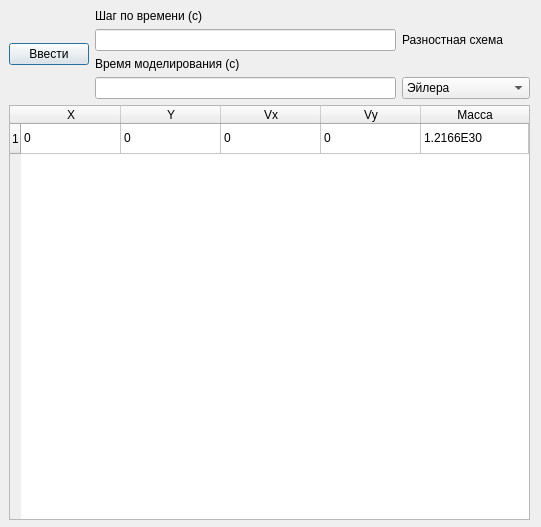
<?xml version="1.0" encoding="UTF-8"?>
<ui version="4.0">
 <class>Dialog</class>
 <widget class="QDialog" name="Dialog">
  <property name="geometry">
   <rect>
    <x>0</x>
    <y>0</y>
    <width>541</width>
    <height>527</height>
   </rect>
  </property>
  <property name="sizePolicy">
   <sizepolicy hsizetype="Expanding" vsizetype="Expanding">
    <horstretch>0</horstretch>
    <verstretch>0</verstretch>
   </sizepolicy>
  </property>
  <property name="windowTitle">
   <string>Параметры системы</string>
  </property>
  <widget class="QWidget" name="verticalLayoutWidget">
   <property name="geometry">
    <rect>
     <x>9</x>
     <y>9</y>
     <width>521</width>
     <height>511</height>
    </rect>
   </property>
   <layout class="QVBoxLayout" name="verticalLayout" stretch="0,0">
    <property name="sizeConstraint">
     <enum>QLayout::SetDefaultConstraint</enum>
    </property>
    <item>
     <layout class="QHBoxLayout" name="horizontalLayout">
      <item>
       <widget class="QPushButton" name="pushButton">
        <property name="text">
         <string>Ввести</string>
        </property>
       </widget>
      </item>
      <item>
       <layout class="QVBoxLayout" name="verticalLayout_2">
        <item>
         <widget class="QLabel" name="label_2">
          <property name="text">
           <string>Шаг по времени (с)</string>
          </property>
         </widget>
        </item>
        <item>
         <widget class="QLineEdit" name="lineEdit"/>
        </item>
        <item>
         <widget class="QLabel" name="label_3">
          <property name="text">
           <string>Время моделирования (с)</string>
          </property>
         </widget>
        </item>
        <item>
         <widget class="QLineEdit" name="lineEdit_2"/>
        </item>
       </layout>
      </item>
      <item>
       <layout class="QVBoxLayout" name="verticalLayout_3">
        <item>
         <widget class="QLabel" name="label">
          <property name="text">
           <string>Разностная схема</string>
          </property>
         </widget>
        </item>
        <item>
         <widget class="QComboBox" name="comboBox">
          <item>
           <property name="text">
            <string>Эйлера</string>
           </property>
          </item>
          <item>
           <property name="text">
            <string>Эйлера-Крамера</string>
           </property>
          </item>
          <item>
           <property name="text">
            <string>Верле</string>
           </property>
          </item>
          <item>
           <property name="text">
            <string>Бимана</string>
           </property>
          </item>
         </widget>
        </item>
       </layout>
      </item>
     </layout>
    </item>
    <item>
     <widget class="QTableWidget" name="tableWidget">
      <attribute name="horizontalHeaderStretchLastSection">
       <bool>true</bool>
      </attribute>
      <attribute name="verticalHeaderStretchLastSection">
       <bool>false</bool>
      </attribute>
      <row>
       <property name="text">
        <string>1</string>
       </property>
      </row>
      <column>
       <property name="text">
        <string>X</string>
       </property>
      </column>
      <column>
       <property name="text">
        <string>Y</string>
       </property>
      </column>
      <column>
       <property name="text">
        <string>Vx</string>
       </property>
      </column>
      <column>
       <property name="text">
        <string>Vy</string>
       </property>
      </column>
      <column>
       <property name="text">
        <string>Масса</string>
       </property>
      </column>
      <item row="0" column="0">
       <property name="text">
        <string>0</string>
       </property>
      </item>
      <item row="0" column="1">
       <property name="text">
        <string>0</string>
       </property>
      </item>
      <item row="0" column="2">
       <property name="text">
        <string>0</string>
       </property>
      </item>
      <item row="0" column="3">
       <property name="text">
        <string>0</string>
       </property>
      </item>
      <item row="0" column="4">
       <property name="text">
        <string>1.2166E30</string>
       </property>
      </item>
     </widget>
    </item>
   </layout>
  </widget>
 </widget>
 <resources/>
 <connections/>
</ui>
